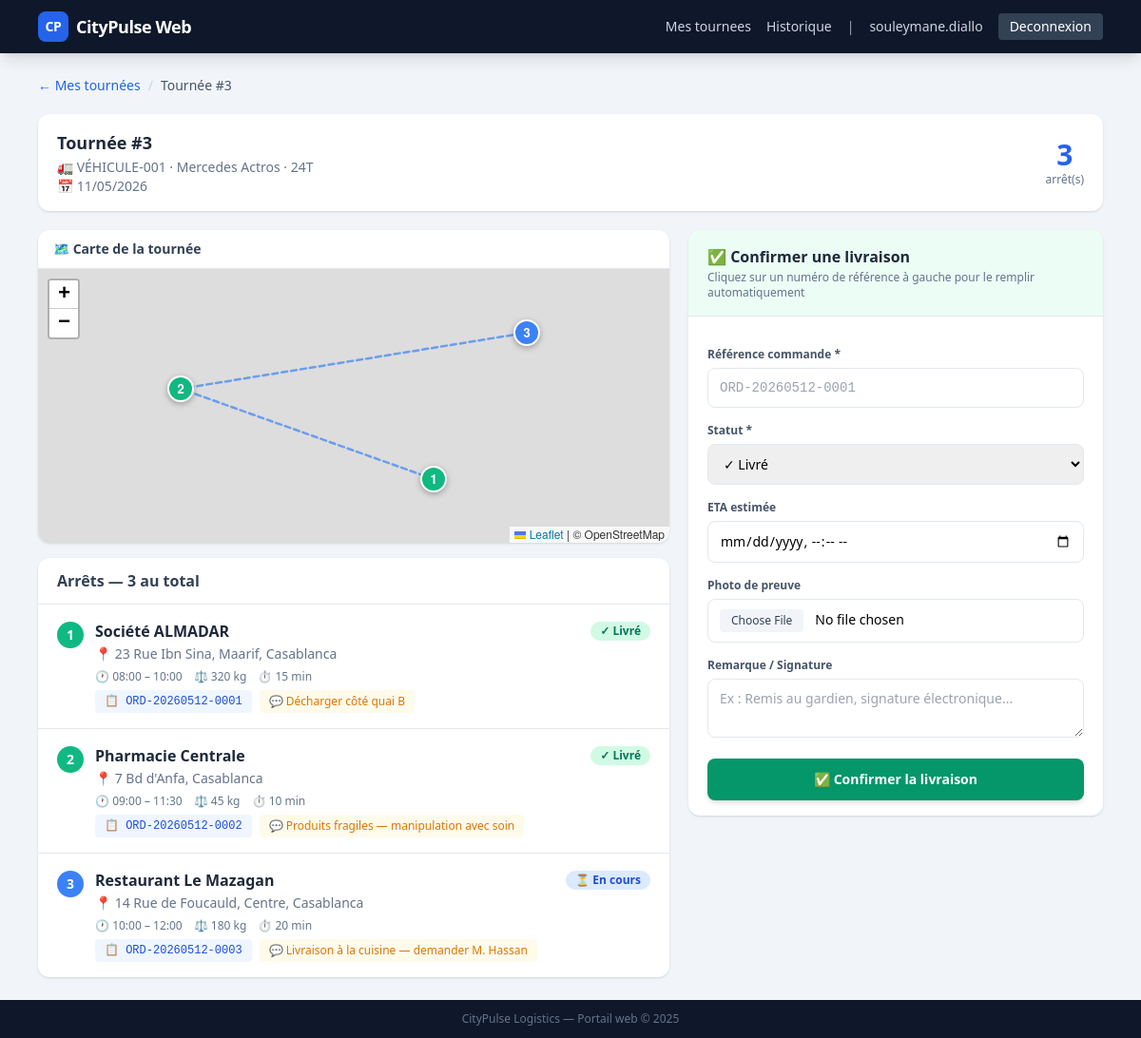
The page /driver/route/3/ (signed in) on the database its author committed.
### apps/accounts/models.py (models this page shows)
class User(AbstractUser):
    class Role(models.TextChoices):
        DRIVER = "driver", "Driver"
        CLIENT = "client", "Client"
    role = models.CharField(max_length=20, choices=Role.choices, default=Role.CLIENT)
    phone = models.CharField(max_length=32, blank=True)
    desktop_id = models.CharField(max_length=64, blank=True)

### apps/routes/models.py (models this page shows, shortened)
class DriverRoute(models.Model):
    vehicle_id_ext = models.CharField(max_length=64)
    driver_id_ext = models.CharField(max_length=64)
    planned_date = models.DateField()
    stops_json = models.JSONField(default=list)
    driver = models.ForeignKey(
        settings.AUTH_USER_MODEL,
        on_delete=models.SET_NULL,
        null=True,
        blank=True,
        related_name="driver_routes",
    )
    created_at = models.DateTimeField(auto_now_add=True)

### apps/routes/views.py (the view)
# urls.py: path("driver/route/<int:route_id>/", views.driver_route_detail, name="driver-route-detail"),
@login_required(login_url="/driver/login/")
def driver_route_detail(request, route_id):
    if not _is_driver(request.user):
        return redirect("/client/")
    route = get_object_or_404(DriverRoute, pk=route_id)
    return render(request, "driver/route_detail.html", {"route": route})

### apps/routes/views.py (called while the page is built)
def _is_driver(user):
    return getattr(user, "role", "") == "driver" or user.is_staff

### templates/driver/route_detail.html (shortened to what this page needs)
{% extends "base.html" %}
{% block content %}
<div class="mb-5 flex items-center gap-2 text-sm">
  <a href="/driver/" class="text-blue-600 hover:underline">← Mes tournées</a>
  <span class="text-slate-300">/</span>
  <span class="text-slate-600 font-medium">Tournée #{{ route.id }}</span>
</div>
<div class="bg-white rounded-xl shadow px-5 py-4 mb-5 flex items-center justify-between">
  <div>
    <div class="font-bold text-slate-800 text-lg">Tournée #{{ route.id }}</div>
    <div class="text-sm text-slate-500 mt-0.5">🚛 {{ route.vehicle_id_ext }}</div>
    <div class="text-sm text-slate-500">📅 {{ route.planned_date|date:"d/m/Y" }}</div>
  </div>
  <div class="text-center">
    <div class="text-3xl font-bold text-blue-600">{{ route.stops_json|length }}</div>
    <div class="text-xs text-slate-500">arrêt(s)</div>
  </div>
</div>
<div class="grid grid-cols-1 lg:grid-cols-5 gap-5">
  <div class="lg:col-span-3 space-y-4">
    <div class="bg-white rounded-xl shadow overflow-hidden">
      <div class="px-4 py-2.5 border-b font-semibold text-slate-700 text-sm flex items-center gap-2">
        🗺️ Carte de la tournée
      </div>
      <div id="map" class="h-72"></div>
    </div>
    <div class="bg-white rounded-xl shadow">
      <div class="px-5 py-3 border-b font-semibold text-slate-700 flex items-center justify-between">
        <span>Arrêts — {{ route.stops_json|length }} au total</span>
      </div>
      <div class="divide-y">
        {% for stop in route.stops_json %}
        <div class="px-5 py-4" id="stop-{{ stop.stop_order }}">
          <div class="flex items-start gap-3">
            <span class="w-7 h-7 rounded-full flex-shrink-0 flex items-center justify-center text-sm font-bold mt-0.5
              {% if stop.status == 'livre' %}bg-emerald-500 text-white
              {% elif stop.status == 'en_cours' %}bg-blue-500 text-white animate-pulse
              {% elif stop.status == 'echec' %}bg-red-500 text-white
              {% else %}bg-slate-200 text-slate-600{% endif %}">
              {{ stop.stop_order }}
            </span>
            <div class="flex-1">
              <div class="flex items-center justify-between gap-2 flex-wrap">
                <span class="font-semibold text-slate-800">{{ stop.client_name }}</span>
                <span class="text-xs px-2.5 py-0.5 rounded-full font-semibold
                  {% if stop.status == 'livre' %}bg-emerald-100 text-emerald-700
                  {% elif stop.status == 'en_cours' %}bg-blue-100 text-blue-700
                  {% elif stop.status == 'echec' %}bg-red-100 text-red-700
                  {% else %}bg-slate-100 text-slate-500{% endif %}">
                  {% if stop.status == 'livre' %}✓ Livré
                  {% elif stop.status == 'en_cours' %}⏳ En cours
                  {% elif stop.status == 'echec' %}✗ Échec
                  {% else %}⏱ En attente{% endif %}
                </span>
              </div>
              <div class="text-sm text-slate-500 mt-0.5 flex items-center gap-1">
                📍 {{ stop.address }}
              </div>
              <div class="mt-1.5 flex flex-wrap gap-3 text-xs text-slate-500">
                <span class="flex items-center gap-1">🕐 {{ stop.time_window }}</span>
                <span class="flex items-center gap-1">⚖️ {{ stop.demand_kg }} kg</span>
                <span class="flex items-center gap-1">⏱ {{ stop.service_time_min }} min</span>
              </div>
              <div class="mt-1.5 flex flex-wrap gap-2">
                <button type="button"
                        onclick="fillRef('{{ stop.order_ref }}')"
                        class="text-xs bg-blue-50 hover:bg-blue-100 text-blue-700 px-2.5 py-1 rounded font-mono transition">
                  📋 {{ stop.order_ref }}
                </button>
                {% if stop.notes %}
                <span class="text-xs text-amber-600 bg-amber-50 px-2.5 py-1 rounded">
                  💬 {{ stop.notes }}
                </span>
                {% endif %}
              </div>
            </div>
          </div>
        </div>
        {% empty %}
        <div class="px-5 py-8 text-center text-slate-400 text-sm">Aucun arrêt disponible.</div>
        {% endfor %}
      </div>
    </div>
  </div>
  <div class="lg:col-span-2">
    <div class="bg-white rounded-xl shadow sticky top-4">
      <div class="px-5 py-4 border-b bg-emerald-50 rounded-t-xl">
        <h2 class="font-bold text-slate-800">✅ Confirmer une livraison</h2>
        <p class="text-xs text-slate-500 mt-0.5">
          Cliquez sur un numéro de référence à gauche pour le remplir automatiquement
        </p>
      </div>
      <form method="post" action="/driver/confirm-delivery/" enctype="multipart/form-data"
            class="px-5 py-4 space-y-4">
        <div>
          <label class="block text-xs font-semibold text-slate-600 mb-1.5">Référence commande *</label>
          <input id="order_ref_input" name="order_ref"
                 placeholder="ORD-20260512-0001"
                 class="w-full border border-slate-200 rounded-lg px-3 py-2.5 text-sm font-mono
                        focus:outline-none focus:ring-2 focus:ring-emerald-500 focus:border-transparent" required>
        </div>
        <div>
          <label class="block text-xs font-semibold text-slate-600 mb-1.5">Statut *</label>
          <select name="status"
                  class="w-full border border-slate-200 rounded-lg px-3 py-2.5 text-sm
                         focus:outline-none focus:ring-2 focus:ring-emerald-500">
            <option value="livre">✓ Livré</option>
          </select>
        </div>
        <div>
          <label class="block text-xs font-semibold text-slate-600 mb-1.5">ETA estimée</label>
          <input name="eta" type="datetime-local"
                 class="w-full border border-slate-200 rounded-lg px-3 py-2.5 text-sm
                        focus:outline-none focus:ring-2 focus:ring-emerald-500">
        </div>
        <div>
          <label class="block text-xs font-semibold text-slate-600 mb-1.5">Photo de preuve</label>
          <input name="photo" type="file" accept="image/*"
                 class="w-full border border-slate-200 rounded-lg px-3 py-2.5 text-sm cursor-pointer
                        file:mr-3 file:py-1 file:px-3 file:rounded file:border-0
                        file:bg-slate-100 file:text-slate-700 file:text-xs">
        </div>
        <div>
          <label class="block text-xs font-semibold text-slate-600 mb-1.5">Remarque / Signature</label>
          <textarea name="signature"
                    placeholder="Ex : Remis au gardien, signature électronique..."
                    class="w-full border border-slate-200 rounded-lg px-3 py-2.5 text-sm
                           focus:outline-none focus:ring-2 focus:ring-emerald-500"
                    rows="2"></textarea>
        </div>
        <button type="submit"
                class="w-full bg-emerald-600 hover:bg-emerald-700 text-white font-bold
                       rounded-lg py-3 text-sm transition shadow-md">
          ✅ Confirmer la livraison
        </button>
      </form>
    </div>
  </div>
</div>
<link rel="stylesheet" href="https://unpkg.com/leaflet@1.9.4/dist/leaflet.css"/>
{% endblock %}

### templates/base.html (shortened to what this page needs)
<!doctype html>
<html lang="fr">
<head>
  <script src="https://cdn.tailwindcss.com"></script>
  <link rel="stylesheet" href="https://unpkg.com/leaflet@1.9.4/dist/leaflet.css" />
</head>
<body class="bg-slate-100 min-h-screen flex flex-col">
  <header class="bg-slate-900 text-white shadow-lg">
    <div class="max-w-6xl mx-auto px-4 h-14 flex items-center justify-between">
      <a href="/" class="flex items-center gap-2 font-bold text-lg tracking-tight">
        <span class="inline-flex items-center justify-center w-8 h-8 rounded-lg bg-blue-600 text-white text-sm font-bold">CP</span>
        CityPulse Web
      </a>
      <nav class="flex items-center gap-4 text-sm">
        {% if user.is_authenticated %}
          {% if user.role == "driver" or user.is_staff %}
            <a href="/driver/" class="text-slate-300 hover:text-white transition">Mes tournees</a>
            <a href="/driver/history/" class="text-slate-300 hover:text-white transition">Historique</a>
          {% endif %}
          <span class="text-slate-400">|</span>
          <span class="text-slate-300 font-medium">{{ user.username }}</span>
          <a href="/logout/" class="bg-slate-700 hover:bg-slate-600 px-3 py-1 rounded text-white transition">Deconnexion</a>
        {% else %}
          <a href="/driver/login/" class="bg-blue-600 hover:bg-blue-700 px-3 py-1 rounded text-white transition">Chauffeur</a>
          <a href="/client/login/" class="bg-slate-600 hover:bg-slate-500 px-3 py-1 rounded text-white transition">Client</a>
        {% endif %}
      </nav>
    </div>
  </header>
  <main class="flex-1 max-w-6xl mx-auto px-4 py-6 w-full">
    {% block content %}{% endblock %}
  </main>
  <footer class="bg-slate-900 text-slate-500 text-xs text-center py-3">
    CityPulse Logistics &mdash; Portail web &copy; 2025
  </footer>
</body>
</html>

### rows shown on the page
User: username "souleymane.diallo"
DriverRoute: id "3", vehicle_id_ext "VÉHICULE-001 · Mercedes Actros · 24T", planned_date "11/05/2026", stops_json|length "3"

### other values the page prints
{{ stop.stop_order }} "1" "2" "3"
{{ stop.client_name }} "Société ALMADAR" "Pharmacie Centrale" "Restaurant Le Mazagan"
{{ stop.address }} "23 Rue Ibn Sina, Maarif, Casablanca" "7 Bd d'Anfa, Casablanca" "14 Rue de Foucauld, Centre, Casablanca"
{{ stop.time_window }} "08:00 – 10:00" "09:00 – 11:30" "10:00 – 12:00"
{{ stop.demand_kg }} "320" "45" "180"
{{ stop.service_time_min }} "15" "10" "20"
{{ stop.order_ref }} "ORD-20260512-0001" "ORD-20260512-0002" "ORD-20260512-0003"
{{ stop.notes }} "Décharger côté quai B" "Produits fragiles — manipulation avec soin" "Livraison à la cuisine — demander M. Hassan"
